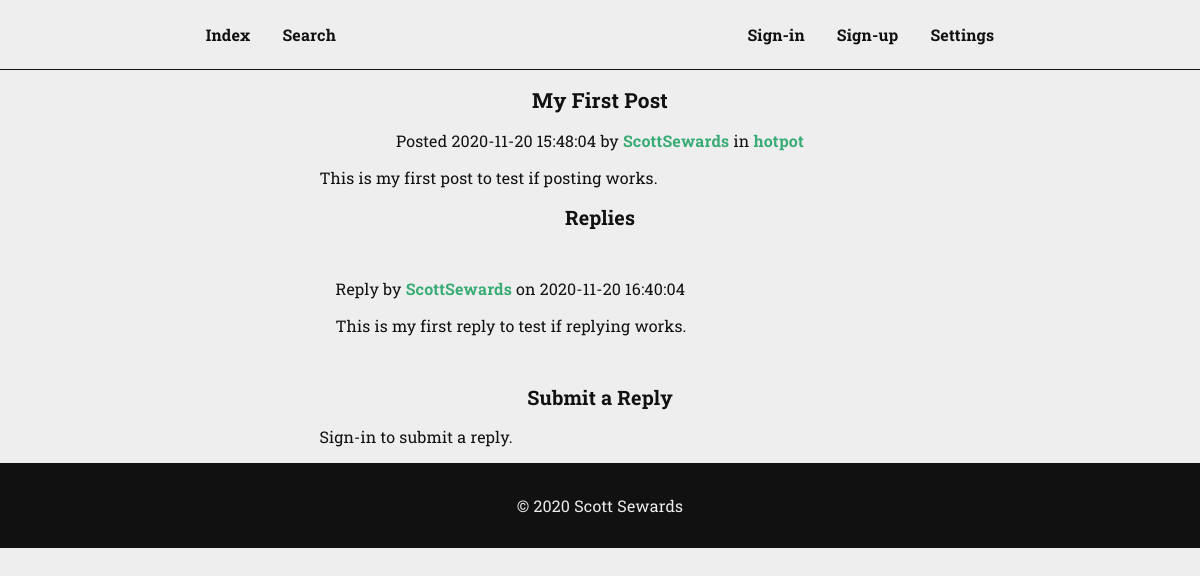
The page /post.php?id=14&title=My First Post on the database its author committed.
### tables this page shows
CREATE TABLE `posts` (
  `id` int(11) NOT NULL,
  `posted` datetime NOT NULL DEFAULT current_timestamp(),
  `posted_by` int(11) NOT NULL,
  `posted_in` int(11) NOT NULL,
  `deleted` datetime DEFAULT NULL,
  `deleted_by` int(11) DEFAULT NULL,
  `deleted_for` text DEFAULT NULL,
  `title` text NOT NULL,
  `content` text NOT NULL
);

CREATE TABLE `users` (
  `id` int(11) NOT NULL,
  `created` datetime NOT NULL DEFAULT current_timestamp(),
  `name` text NOT NULL,
  `description` text NOT NULL DEFAULT 'This user has not written a description yet.',
  `email` text NOT NULL,
  `verified` tinyint(1) NOT NULL DEFAULT 0,
  `show_contact_form` tinyint(1) NOT NULL DEFAULT 1,
  `password` text NOT NULL,
  `picture` text NOT NULL DEFAULT 'images/picture.png',
  `banner` text NOT NULL DEFAULT 'images/banner.png'
);

CREATE TABLE `communities` (
  `id` int(11) NOT NULL,
  `created` datetime NOT NULL DEFAULT current_timestamp(),
  `created_by` int(11) NOT NULL,
  `moderated_by` int(11) NOT NULL,
  `deleted` datetime DEFAULT NULL,
  `deleted_by` int(11) DEFAULT NULL,
  `deleted_for` text DEFAULT NULL,
  `name` text NOT NULL,
  `description` text NOT NULL,
  `picture` text NOT NULL DEFAULT 'images/picture.png',
  `banner` text NOT NULL DEFAULT 'images/banner.png'
);

CREATE TABLE `replies` (
  `id` int(11) NOT NULL,
  `replied` datetime NOT NULL DEFAULT current_timestamp(),
  `reply_by` int(11) NOT NULL,
  `replied_in` int(11) NOT NULL,
  `replied_to` int(11) DEFAULT NULL,
  `content` text NOT NULL
);

### post.php (the view, shortened to what this page needs)
<?php
$id = $_GET["id"];
$title = $_GET["title"];
require_once("head.php");
$select_post = mysqli_query($connection, "SELECT * FROM posts WHERE id='{$id}'");
if(mysqli_num_rows($select_post) == "1") {
  $fetch_post = mysqli_fetch_array($select_post);
  $post_id = $fetch_post["id"];
  $posted = $fetch_post["posted"];
  $posted_by = $fetch_post["posted_by"];
  $select_posted_by = mysqli_query($connection, "SELECT name FROM users WHERE id='{$posted_by}'");
  $fetch_posted_by = mysqli_fetch_array($select_posted_by);
  $posted_by_name = $fetch_posted_by["name"];
  $posted_in = $fetch_post["posted_in"];
  $select_posted_in = mysqli_query($connection, "SELECT name FROM communities WHERE id='{$posted_in}'");
  $fetch_posted_in = mysqli_fetch_array($select_posted_in);
  $posted_in_name = $fetch_posted_in["name"];
  $content = $fetch_post["content"];
} else head_to("404.html");
?>
<main>
  <?php
  echo "
  <h1>{$title}</h1>
  <section>
    <p class='centre'>Posted {$posted} by <a href='user.php?name={$posted_by_name}'>$posted_by_name</a> in <a href='community.php?name={$posted_in_name}'>{$posted_in_name}</a></p>
    <p>$content</p>
  </section>";
  ?>
  <section id='replies'>
    <h2>Replies</h2>
    <?php
    $select_replies = mysqli_query($connection, "SELECT * FROM replies WHERE replied_in='{$post_id}' ORDER BY id DESC");
    if(mysqli_num_rows($select_replies) > "0") {
      echo "<div class='replies'>";
      while($fetch_replies = mysqli_fetch_array($select_replies)) {
        $reply_replied = $fetch_replies["replied"];
        $reply_by = $fetch_replies["reply_by"];
        $select_reply_by_name = mysqli_query($connection, "SELECT name FROM users WHERE id='{$reply_by}'");
        $fetch_reply_by_name = mysqli_fetch_array($select_reply_by_name);
        $reply_by_name = $fetch_reply_by_name["name"];
        $reply_content = $fetch_replies["content"];
        echo "
        <div class='reply'>
          <p>Reply by <a href='user.php?name={$reply_by_name}'>{$reply_by_name}</a> on {$reply_replied}</p>
          <p>{$reply_content}</p>
        </div>";
      }
      echo "</div>";
    } else echo "<p>There are no replies yet.</p>";
    ?>
  </section>
  <section id='submit-a-reply'>
    <h2>Submit a Reply</h2>
    <?php
    if(isset($my_id)) {
      echo "
      <form method='POST'>
        <div class='inline'>
          <label for='reply'>Comment*</label>
          <input id='reply' type='text' name='reply' required>
        </div>
        <input type='submit' name='submit-reply' value='Reply'/>
      </form>";
    } else echo "<p>Sign-in to submit a reply.</p>";
    ?>
  </section>
</main>
<?php
require_once("foot.php");
?>

### rows shown on the page
posts: posted "2020-11-20 15:48:04", content "This is my first post to test if posting works."
users: name "ScottSewards"
communities: name "hotpot"
replies: users.name "ScottSewards", replied "2020-11-20 16:40:04", content "This is my first reply to test if replying works."

### other values the page prints
$title "My First Post"
